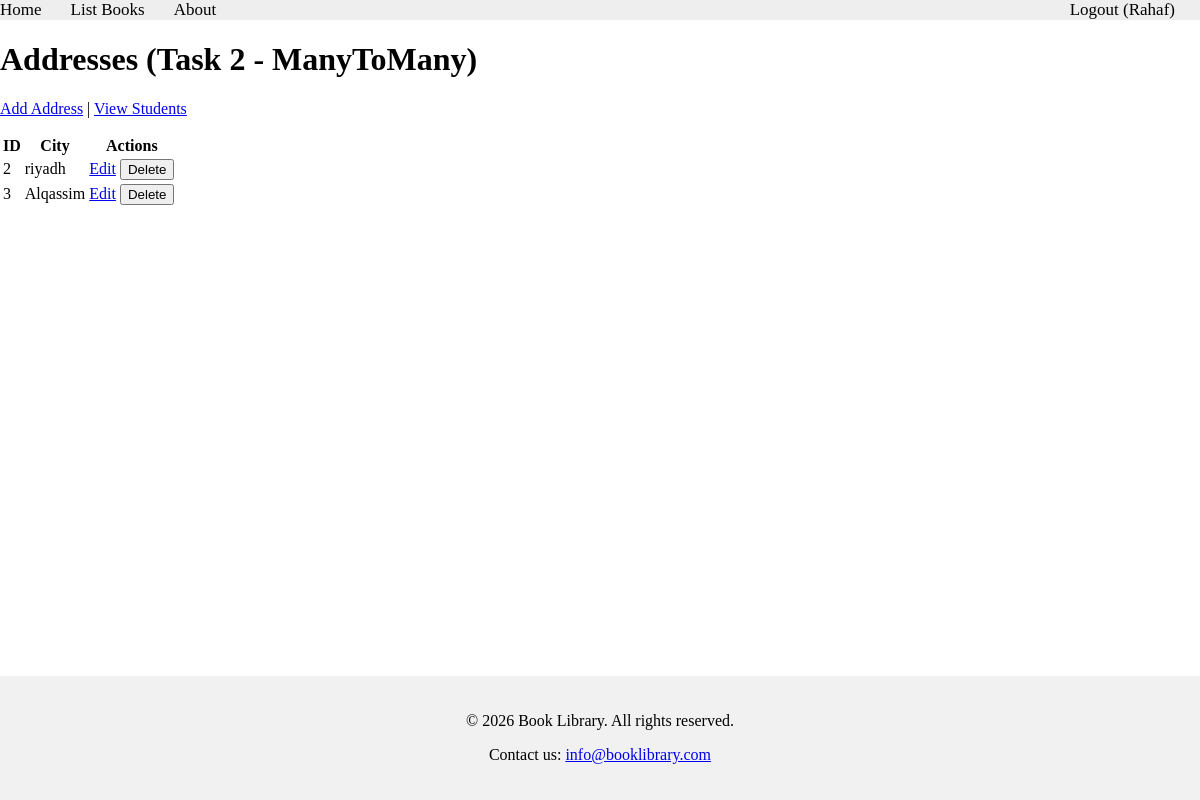
/books/lab11/task2/addresses (signed in), run on the app's committed database.
### apps/bookmodule/models.py (models this page shows, shortened)
class Address2(models.Model):
    city = models.CharField(max_length=100)

### apps/bookmodule/views.py (the view)
# urls.py: path('lab11/task2/addresses', views.lab11_task2_list_addresses, name="books.lab11.task2.list_addresses"),
@login_required
def lab11_task2_list_addresses(request):
    addresses = Address2.objects.all().order_by('id')
    return render(request, 'bookmodule/lab11_task2_list_addresses.html', {'addresses': addresses})

### apps/template/bookmodule/lab11_task2_list_addresses.html (shortened to what this page needs)
{% extends 'layouts/base.html' %}
{% block content %}
<h1>Addresses (Task 2 - ManyToMany)</h1>
<p><a href="{% url 'books.lab11.task2.add_address' %}">Add Address</a> | <a href="{% url 'books.lab11.task2.list_students' %}">View Students</a></p>
<table>
    <tr><th>ID</th><th>City</th><th>Actions</th></tr>
    {% for address in addresses %}
    <tr>
        <td>{{ address.id }}</td>
        <td>{{ address.city }}</td>
        <td>
            <a href="{% url 'books.lab11.task2.edit_address' address.id %}">Edit</a>
            <form method="post" action="{% url 'books.lab11.task2.delete_address' address.id %}" style="display:inline"
                  onsubmit="return confirm('Delete this address?');">
                <button type="submit">Delete</button>
            </form>
        </td>
    </tr>
    {% empty %}
    <tr><td colspan="3">No addresses yet.</td></tr>
    {% endfor %}
</table>
{% endblock %}

### apps/template/includes/header.html
{% with request.resolver_match.url_name as url_name %}
<div class="topnav">
<a class="{% if url_name == 'books.index' %}active{% endif %}" href="{% url 'books.index' %}">Home</a>
<a class="{% if url_name == 'books.list_books' %}active{% endif %}" href="{% url 'books.list_books' %}">List Books</a>
<a class="{% if url_name == 'books.aboutus' %}active{% endif %}" href="{% url 'books.aboutus' %}">About</a>
{% if user.is_authenticated %}
    <a href="{% url 'users.logout' %}" style="float:right;">Logout ({{ user.username }})</a>
{% else %}
    <a class="{% if url_name == 'users.login' %}active{% endif %}" href="{% url 'users.login' %}" style="float:right;">Login</a>
    <a class="{% if url_name == 'users.register' %}active{% endif %}" href="{% url 'users.register' %}" style="float:right;">Register</a>
{% endif %}
</div>
{% endwith %}

### apps/static/styles.css (style rules this page uses)
.topnav { background-color: #eeeeee; width: 100%; }
.topnav a { color: #000000; text-align: center; margin-right: 25px; text-decoration: none; font-size: 17px; }

### apps/template/layouts/base.html (style rules this page uses)
body { display: flex; flex-direction: column; min-height: 100vh; margin: 0; }

### data on the page
Address2: id "2", city "riyadh"
Address2: id "3", city "Alqassim"

### other printed values
{{ user.username }} "Rahaf"
